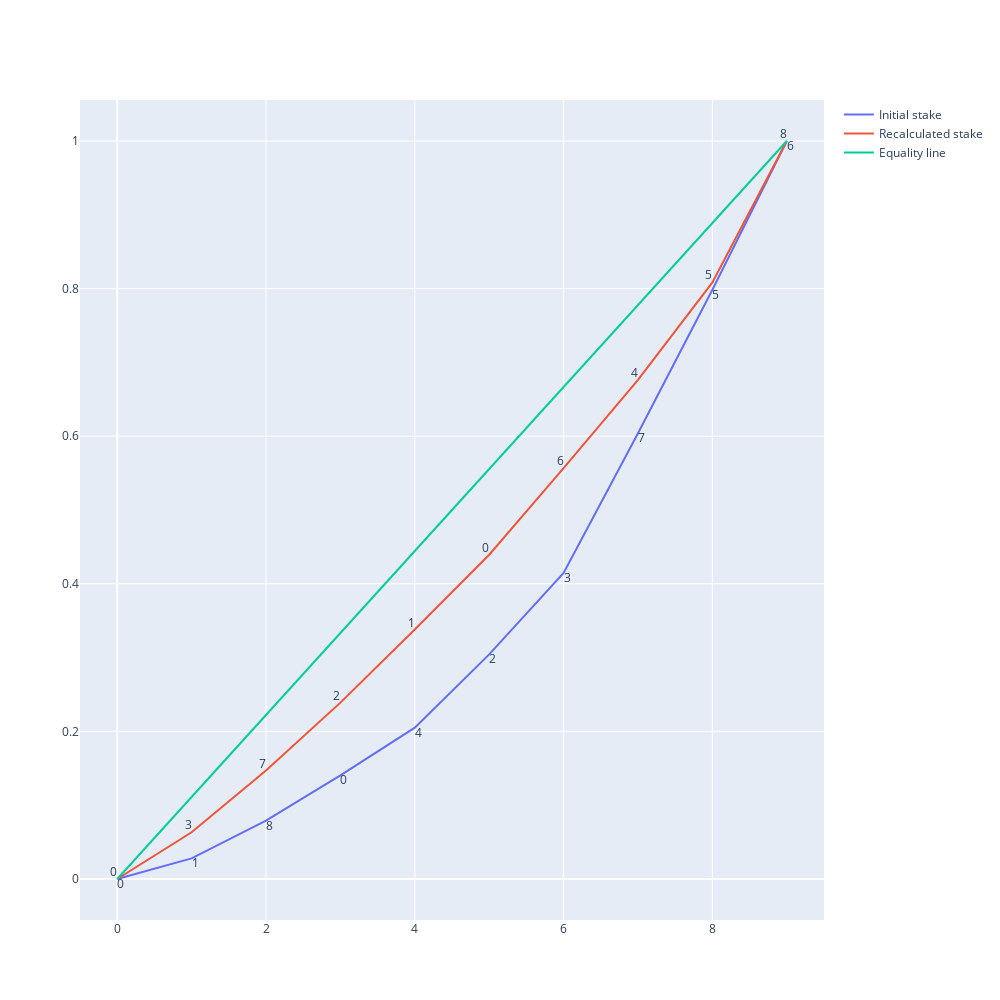

The notebook cell this image was saved under:
### Code cell
#drawing comparative plot from the result of the inital and recalculated stakes
fig = go.Figure()
fig.add_trace(go.Scatter(x=gini_initial['packets_ingrowing_order'], 
                         y=gini_initial['cumul_sum_proportion_sum'], 
                        mode='lines+text',
                        name='Initial stake', 
                        text=gini_initial['number_of_node'], 
                        textposition="bottom right"))
fig.add_trace(go.Scatter(x=gini_recalculated['packets_ingrowing_order'], 
                         y=gini_recalculated['cumul_sum_proportion_sum'],
                        mode='lines+text',
                        name='Recalculated stake',
                        text=gini_recalculated['number_of_node'], 
                        textposition="top left"))
fig.add_trace(go.Scatter(x=[0,(numNodes-1)/2,numNodes-1], 
                         y=[0,0.5,1],
                        mode='lines+text',
                        name='Equality line ',
                        ))

fig.update_layout(autosize=False, width=1000, height=1000,)

fig.show()

### Figure 1 — Plotly figure (JSON) as saved in the notebook; plotly's stock layout.template omitted (floating-point values rounded to 4 significant figures)
{"data": [{"mode": "lines+text", "name": "Initial stake", "text": [0, 1, 8, 0, 4, 2, 3, 7, 5, 6], "textposition": "bottom right", "type": "scatter", "x": [0, 1, 2, 3, 4, 5, 6, 7, 8, 9], "y": [0, 0.028, 0.079, 0.1403, 0.205, 0.3043, 0.4147, 0.604, 0.7983, 1]}, {"mode": "lines+text", "name": "Recalculated stake", "text": [0, 3, 7, 2, 1, 0, 6, 4, 5, 8], "textposition": "top left", "type": "scatter", "x": [0, 1, 2, 3, 4, 5, 6, 7, 8, 9], "y": [0, 0.06333, 0.147, 0.239, 0.338, 0.4393, 0.5567, 0.6763, 0.8083, 1]}, {"mode": "lines+text", "name": "Equality line ", "type": "scatter", "x": [0, 4.5, 9], "y": [0, 0.5, 1]}], "layout": {"autosize": false, "height": 1000, "width": 1000}}
